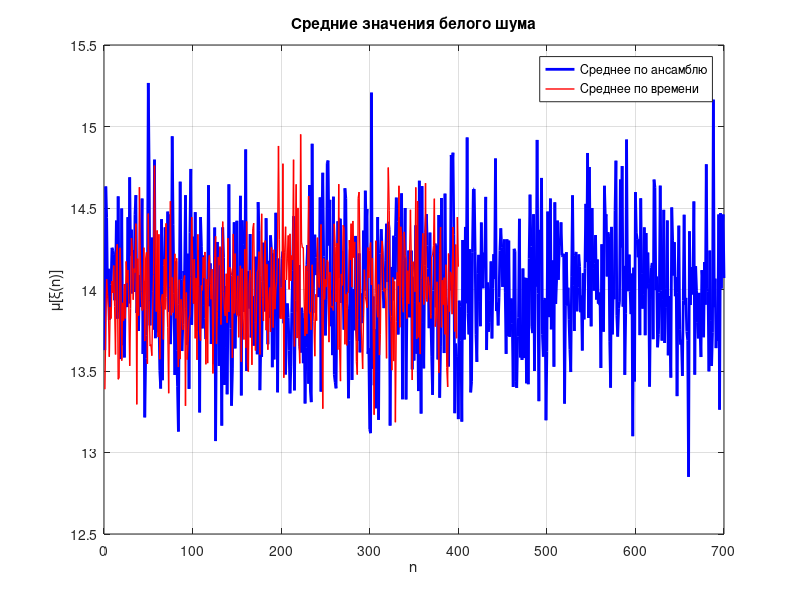
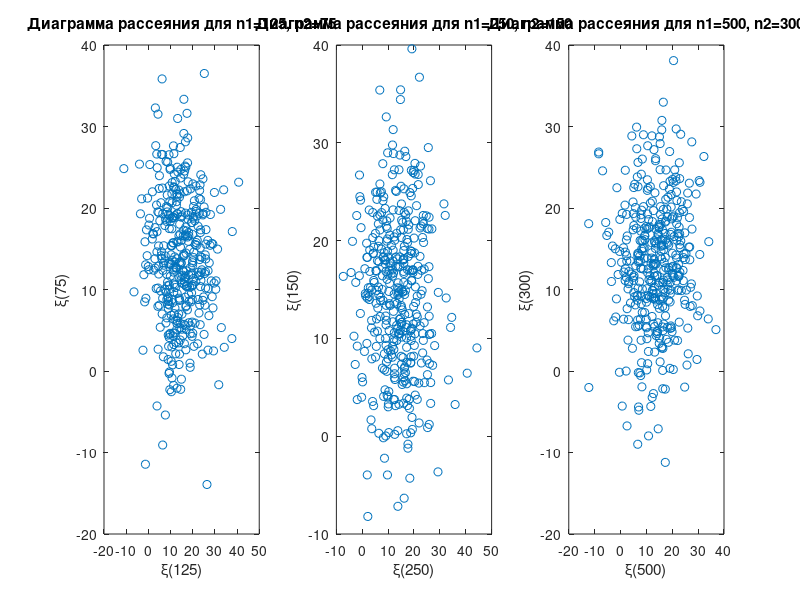

Write the MATLAB code that produced these figures, in order.
%1
N = 700;
K = 400;
mu = 14;
sigma = 8;

xi = randn(N,K) * sigma + mu;

mean_ensemble = mean(xi,2);

mean_time = mean(xi,1);

figure;
plot(1:N, mean_ensemble, 'b', 'LineWidth', 2);
hold on;
plot(1:K, mean_time, 'r', 'LineWidth', 1);
xlabel('n');
ylabel('\mu[\xi(n)]');
legend('Среднее по ансамблю', 'Среднее по времени');
title('Средние значения белого шума');
grid on;

%2
n1 = [125, 250, 500];
n2 = [75, 150, 300];

figure;
for i = 1:length(n1)
    subplot(1,3,i);
    plot(xi(n1(i),:), xi(n2(i),:), 'o');
    xlabel(['\xi(', num2str(n1(i)), ')']);
    ylabel(['\xi(', num2str(n2(i)), ')']);
    title(['Диаграмма рассеяния для n1=', num2str(n1(i)), ', n2=', num2str(n2(i))]);
end

correlation = corrcoef(xi(n1(1),:), xi(n2(1),:));
disp(['Выборочная корреляция: ', num2str(correlation(1,2))]);

%3
mu_w = 0;  % Математическое ожидание шума (из таблицы 2.2)
sigma_w = 1; % Стандартное отклонение шума (из таблицы 2.2)

ksi_0 = 0;

n_values = [1, 2, 5, 10, 100];

mu_ksi = mu_w * ones(size(n_values)) + ksi_0;

disp('Теоретические значения mu[ksi(n)] для случайного блуждания:')
for i = 1:length(n_values)
    disp(['n = ', num2str(n_values(i)), ': mu[ksi(n)] = ', num2str(mu_ksi(i))]);
end